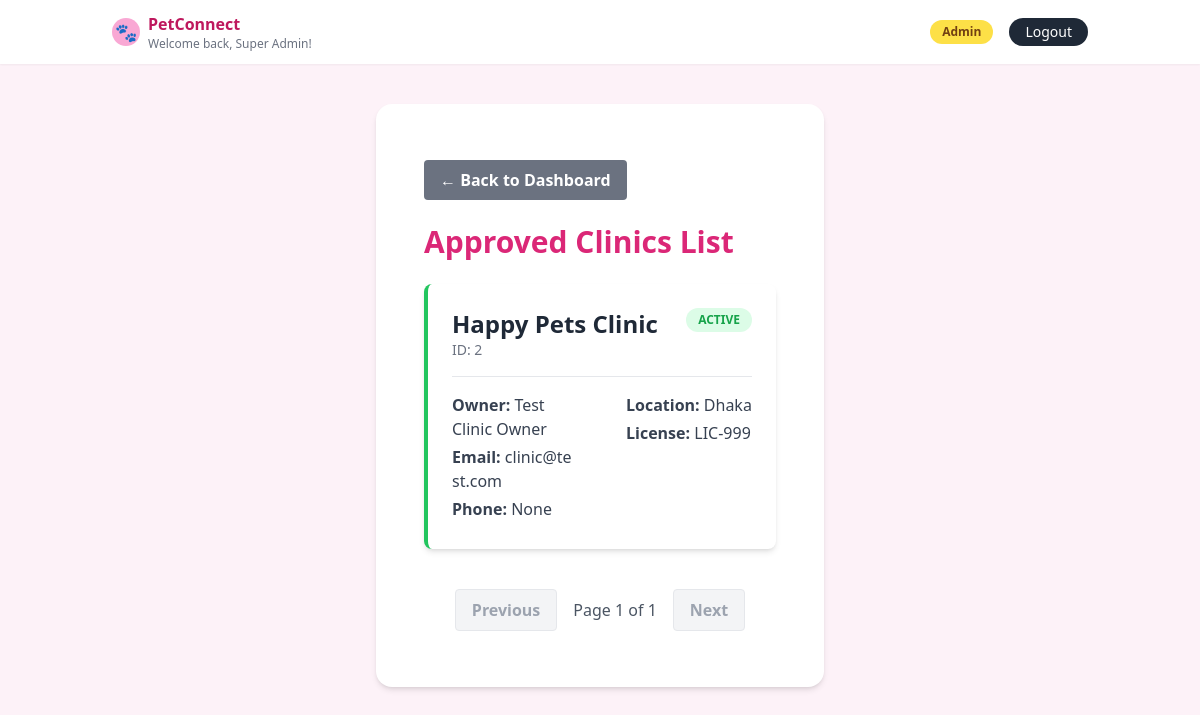
The app's page /admin/view_list/approved (signed in) with its own data.
### tables this page shows
CREATE TABLE users (
    id INTEGER PRIMARY KEY AUTOINCREMENT,
    name TEXT NOT NULL,
    email TEXT UNIQUE NOT NULL,
    phone TEXT,
    password_hash TEXT NOT NULL,
    role TEXT NOT NULL CHECK (role IN ('owner', 'clinic', 'admin')),
    clinic_name TEXT,
    clinic_location TEXT,
    clinic_license TEXT,
    is_verified INTEGER NOT NULL DEFAULT 0  -- 1 = verified clinic, 0 = pending
);

### app.py (the view)
@app.route('/admin/view_list/<status>')
def admin_view_list(status):
    if 'user_id' not in session or session.get('role') != 'admin':
        return redirect(url_for('login'))
    status_map = {'pending': 0, 'approved': 1, 'rejected': 2}
    if status not in status_map:
        flash("Invalid list type", "danger")
        return redirect(url_for('admin_dashboard'))
    ver_code = status_map[status]
    page = request.args.get('page', 1, type=int)
    per_page = 5
    offset = (page - 1) * per_page
    conn = get_db()
    users = conn.execute(
        'SELECT * FROM users WHERE role="clinic" AND is_verified=? LIMIT ? OFFSET ?',
        (ver_code, per_page, offset)
    ).fetchall()
    total_users = conn.execute(
        'SELECT COUNT(*) FROM users WHERE role="clinic" AND is_verified=?',
        (ver_code,)
    ).fetchone()[0]
    conn.close()
    total_pages = (total_users + per_page - 1) // per_page
    return render_template('admin_list_view.html',
                           users=users,
                           status=status,
                           page=page,
                           total_pages=total_pages)

### app.py (called while the page is built)
def get_db():
    conn = sqlite3.connect(app.config["DATABASE"])
    conn.row_factory = sqlite3.Row
    return conn

### templates/admin_list_view.html (shortened to what this page needs)
{% extends "base.html" %}
{% block content %}
<div class="container mx-auto px-4 py-8">
    <a href="{{ url_for('admin_dashboard') }}" class="inline-block bg-gray-500 hover:bg-gray-600 text-white font-bold py-2 px-4 rounded mb-6 transition">
        &larr; Back to Dashboard
    </a>
    <h2 class="text-3xl font-bold mb-6 capitalize text-pink-600">{{ status }} Clinics List</h2>
    {% if users %}
        <div class="grid gap-6">
            {% for user in users %}
            <div class="bg-white shadow-md rounded-lg p-6 border-l-4 {% if status == 'approved' %}border-green-500{% elif status == 'rejected' %}border-red-500{% else %}border-pink-500{% endif %}">
                <div class="flex justify-between items-start mb-4">
                    <div>
                        <h3 class="text-2xl font-bold text-gray-800">{{ user['clinic_name'] or user['name'] }}</h3>
                        <p class="text-sm text-gray-500">ID: {{ user['id'] }}</p>
                    </div>
                    <span class="px-3 py-1 rounded-full text-xs font-bold uppercase
                        {% if user['is_verified'] == 1 %}bg-green-100 text-green-600
                        {% elif user['is_verified'] == 2 %}bg-red-100 text-red-600
                        {% else %}bg-pink-100 text-pink-600{% endif %}">
                        {% if user['is_verified'] == 1 %}Active{% elif user['is_verified'] == 2 %}Declined{% else %}Needs Review{% endif %}
                    </span>
                </div>
                <div class="grid grid-cols-1 md:grid-cols-2 gap-x-12 gap-y-4 text-gray-700 border-t pt-4">
                    <div>
                        <p class="mb-1"><span class="font-bold">Owner:</span> {{ user['name'] }}</p>
                        <p class="mb-1 break-all"><span class="font-bold">Email:</span> {{ user['email'] }}</p>
                        <p class="mb-1"><span class="font-bold">Phone:</span> {{ user['phone'] }}</p>
                    </div>
                    <div>
                        <p class="mb-1"><span class="font-bold">Location:</span> {{ user['clinic_location'] or 'N/A' }}</p>
                        <p class="mb-1"><span class="font-bold">License:</span> {{ user['clinic_license'] or 'N/A' }}</p>
                    </div>
                </div>
            </div>
            {% endfor %}
        </div>
        <div class="flex justify-center items-center mt-10 space-x-4">
            {% if page > 1 %}
            <a href="{{ url_for('admin_view_list', status=status, page=page-1) }}" class="bg-white border border-gray-300 text-gray-700 font-bold py-2 px-4 rounded hover:bg-gray-100 transition">
                Previous
            </a>
            {% else %}
            <span class="bg-gray-100 border border-gray-200 text-gray-400 font-bold py-2 px-4 rounded cursor-not-allowed">
                Previous
            </span>
            {% endif %}
            <span class="text-gray-600 font-medium">Page {{ page }} of {{ total_pages }}</span>
            {% if page < total_pages %}
            <a href="{{ url_for('admin_view_list', status=status, page=page+1) }}" class="bg-white border border-gray-300 text-gray-700 font-bold py-2 px-4 rounded hover:bg-gray-100 transition">
                Next
            </a>
            {% else %}
            <span class="bg-gray-100 border border-gray-200 text-gray-400 font-bold py-2 px-4 rounded cursor-not-allowed">
                Next
            </span>
            {% endif %}
        </div>
    {% else %}
        <div class="bg-blue-50 border-l-4 border-blue-500 p-6 text-blue-700 rounded shadow-sm" role="alert">
            <p class="font-bold">No clinics found.</p>
            <p>There are no clinics in the {{ status }} category right now.</p>
        </div>
    {% endif %}
</div>
{% endblock %}

### templates/base.html (shortened to what this page needs)
<!DOCTYPE html>
<html lang="en">
<head>
  <script src="https://cdn.tailwindcss.com"></script>
</head>
<body class="bg-pink-50">
  <header class="bg-white shadow-sm">
    <div class="max-w-5xl mx-auto px-6 py-3 flex items-center justify-between">
      <div class="flex items-center space-x-2">
        <div class="w-7 h-7 rounded-full bg-pink-300 flex items-center justify-center">
          <span class="text-white text-lg">🐾</span>
        </div>
        <div>
          <p class="font-semibold text-pink-700">PetConnect</p>
          {% if session.get('user_name') %}
            <p class="text-xs text-gray-500">Welcome back, {{ session.get('user_name') }}!</p>
          {% endif %}
        </div>
      </div>
      <nav class="flex items-center space-x-4 text-sm">
        {% if session.get('user_id') %}
          <span class="px-3 py-1 rounded-full bg-yellow-300 text-xs font-semibold text-yellow-900">
            {{ session.get('role')|capitalize }}
          </span>
          <a href="{{ url_for('logout') }}"
             class="px-4 py-1 rounded-full bg-gray-800 text-white text-sm hover:bg-black transition">
            Logout
          </a>
        {% endif %}
      </nav>
    </div>
  </header>
  <main class="min-h-screen">
    <div class="{% if wide_mode %}max-w-7xl{% else %}max-w-md{% endif %} mx-auto mt-10">
      <div class="bg-white rounded-2xl shadow-md px-8 py-6">
        {% block content %}{% endblock %}
      </div>
    </div>
  </main>
</body>
</html>

### records on screen
users: clinic_name "Happy Pets Clinic", id "2", is_verified "ACTIVE", name "Test Clinic Owner", email "clinic@test.com", phone "None", clinic_location "Dhaka", clinic_license "LIC-999"

### other values on screen
{{ session.get('user_name') }} "Super Admin"
{{ session.get('role')|capitalize }} "Admin"
{{ status }} "Approved"
{{ page }} "1"
{{ total_pages }} "1"
